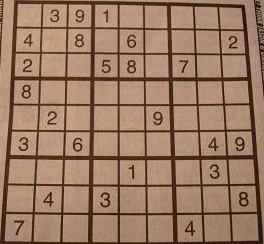
#> input picture sudoku5.jpg, 264 x 244 px
$ python getbox.py
#> lines starting #> are read from the running program, lines starting #| are printed output that depends on the picture; after the words box and inside, x2 and y2 are one past the last pixel; in counts of white or black regions, pixels touching at a corner belong together
### read.py
import numpy as np
import cv2
import pytesseract
import solve
pytesseract.pytesseract.tesseract_cmd = 'C:\\Program Files\\Tesseract-OCR\\tesseract.exe'
char_size = 35


def is_full_white(img):
    return np.sum(img)/(char_size*char_size) == 255


# [19 lines left out: functions get_grid, clean, not called in this run]


def show_image(img):
    cv2.imshow("x", img)
    cv2.waitKey(0)
    cv2.destroyAllWindows()


# [51 lines left out: functions which_number, remove_boxes, main, not called in this run]


# [6 lines that do not run on import are left out]

### getbox.py
import read
import cv2
import numpy as np


def crop(img, x, y, w, h):
    return img[x:x+h, y:y+w]


def rectify(h):
    h = h.reshape((4, 2))
    hnew = np.zeros((4, 2), dtype=np.float32)

    add = h.sum(1)
    hnew[0] = h[np.argmin(add)]
    hnew[2] = h[np.argmax(add)]

    diff = np.diff(h, axis=1)
    hnew[1] = h[np.argmin(diff)]
    hnew[3] = h[np.argmax(diff)]

    return hnew


def main(img):
    print(img.shape)
#| (244, 264, 3)
    x, y, c = img.shape
#> x = 244; y = 264; c = 3
    img = cv2.resize(img, (480, 480*y//x))
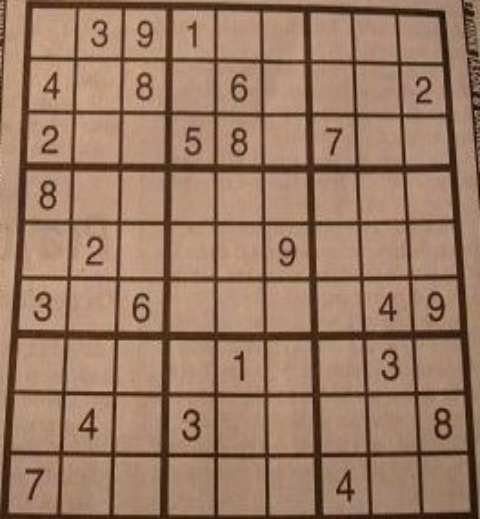
#> img: shape (519, 480, 3); mean of channels 0, 1, 2 100.9, 122.7, 154.6; drawn as B, G, R
    imgc2 = np.copy(img)
    x, y, c = img.shape
#> x = 519; y = 480
    read.show_image(img)
    gray = cv2.cvtColor(img, cv2.COLOR_BGR2GRAY)
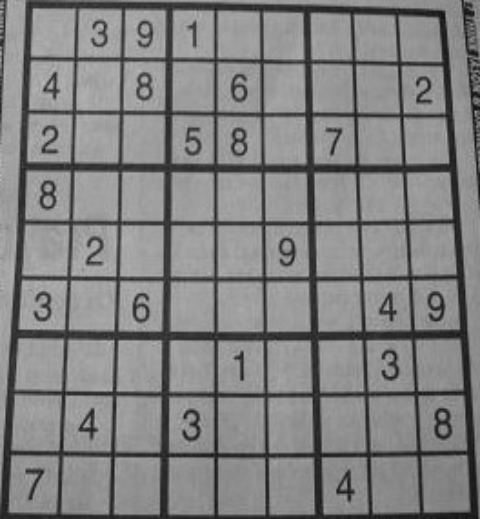
#> gray: shape (519, 480); min 12, max 195, mean 129.7
    read.show_image(gray)
    img2 = cv2.GaussianBlur(gray, (5, 5), 0)
    read.show_image(img2)
    thresh = cv2.adaptiveThreshold(img2, 255, cv2.ADAPTIVE_THRESH_GAUSSIAN_C,
                                   cv2.THRESH_BINARY_INV, 11, 2)
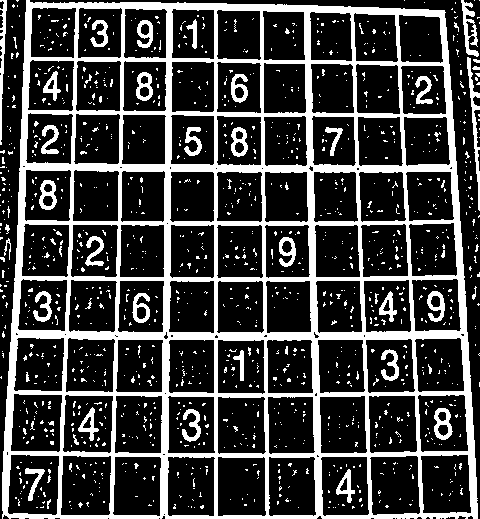
#> thresh: shape (519, 480); 25% white; 1281 white regions (1232 under 20 px)
    read.show_image(thresh)
    contours, hierarchy = cv2.findContours(thresh.copy(), cv2.RETR_TREE,
                                           cv2.CHAIN_APPROX_SIMPLE)
#> contours = 1413 contours, 1282 with area under 20; largest, box (x1, y1, x2, y2) and area: (2, 0, 478, 519) 229728, (7, 454, 60, 516) 2912, (60, 455, 112, 516) 2905, (217, 456, 267, 517) 2800, (10, 393, 63, 453) 2786
    imgc = np.copy(img)
    cv2.drawContours(imgc, contours, -1, (0, 255, 0), 3)
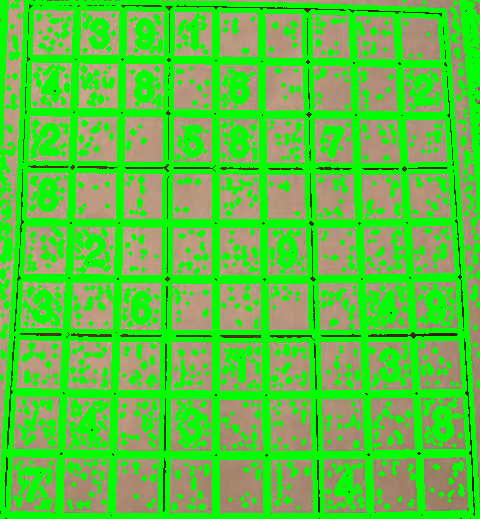
#> imgc: shape (519, 480, 3); mean of channels 0, 1, 2 60.8, 198.1, 88.5; drawn as B, G, R
    read.show_image(imgc)
    square = []
    i = 0
    max_area = 0
    for c in contours:
        area = cv2.contourArea(c)
        if area > 100:
            peri = cv2.arcLength(c, True)
            approx = cv2.approxPolyDP(c, peri*0.02, True)
            if area > max_area and len(approx) == 4:
                max_area = area
                square = approx
#> this loop made 1413 passes
#> (area, peri, max_area, square) on pass 133: (229728, 2013.5, 229728, [[26, 0], [2, 518], [477, 518], [444, 10]])
#> (area, peri, approx) on passes 107, 135, 158, 174, 184, 203: (385, 350.4, [[467, 57], [479, 210], [479, 93]]), (2729, 211.8, [[322, 456], [367, 457], [367, 515], [322, 514]]), (2710, 217.1, [[269, 456], [315, 458], [315, 515], [268, 514]]), (2800.5, 215.6, [[218, 456], [265, 458], [264, 516], [217, 515]]), (2745.5, 219.4, [[168, 456], [215, 458], [213, 516], [167, 514]]), (2758, 212.1, [[115, 456], [161, 458], [159, 516], [112, 513]])
#> after the loop, max_area = 229728
    square = rectify(square)
#> in rectify, `h = h.reshape((4, 2))`: h = [[26, 0], [2, 518], [477, 518], [444, 10]]
#> in rectify, `add = h.sum(1)`: add = [26, 520, 995, 454]
#> in rectify, `diff = np.diff(h, axis=1)`: diff = [-26, 516, 41, -434]
#> square = [[26, 0], [444, 10], [477, 518], [2, 518]]
    h = np.array([[0, 0], [479, 0], [479, 479], [0, 479]], np.float32)
    retval = cv2.getPerspectiveTransform(square, h)
#> retval = [[1.12, 0.0519, -29.15], [-0.0251, 1.05, 0.653], [-5.24e-05, 0.000264, 1]]
    warp = cv2.warpPerspective(img, retval, (480, 480))
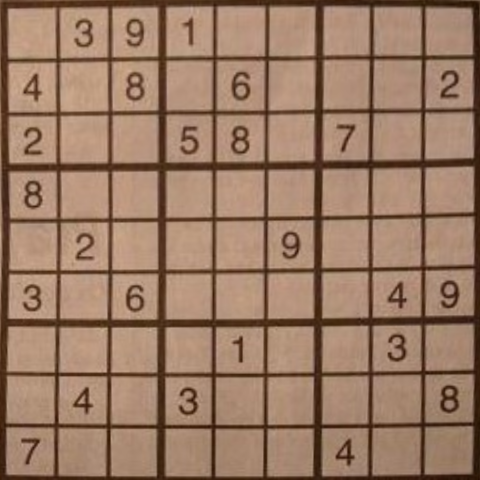
#> warp: shape (480, 480, 3); mean of channels 0, 1, 2 100.9, 122.6, 154.7; drawn as B, G, R
    # cv2.imwrite("sudoku52.jpg", warp)
    read.show_image(warp)
    cv2.waitKey(0)
    cv2.destroyAllWindows()
    return warp


if __name__ == '__main__':
    main(cv2.imread("sudoku5.jpg"))
